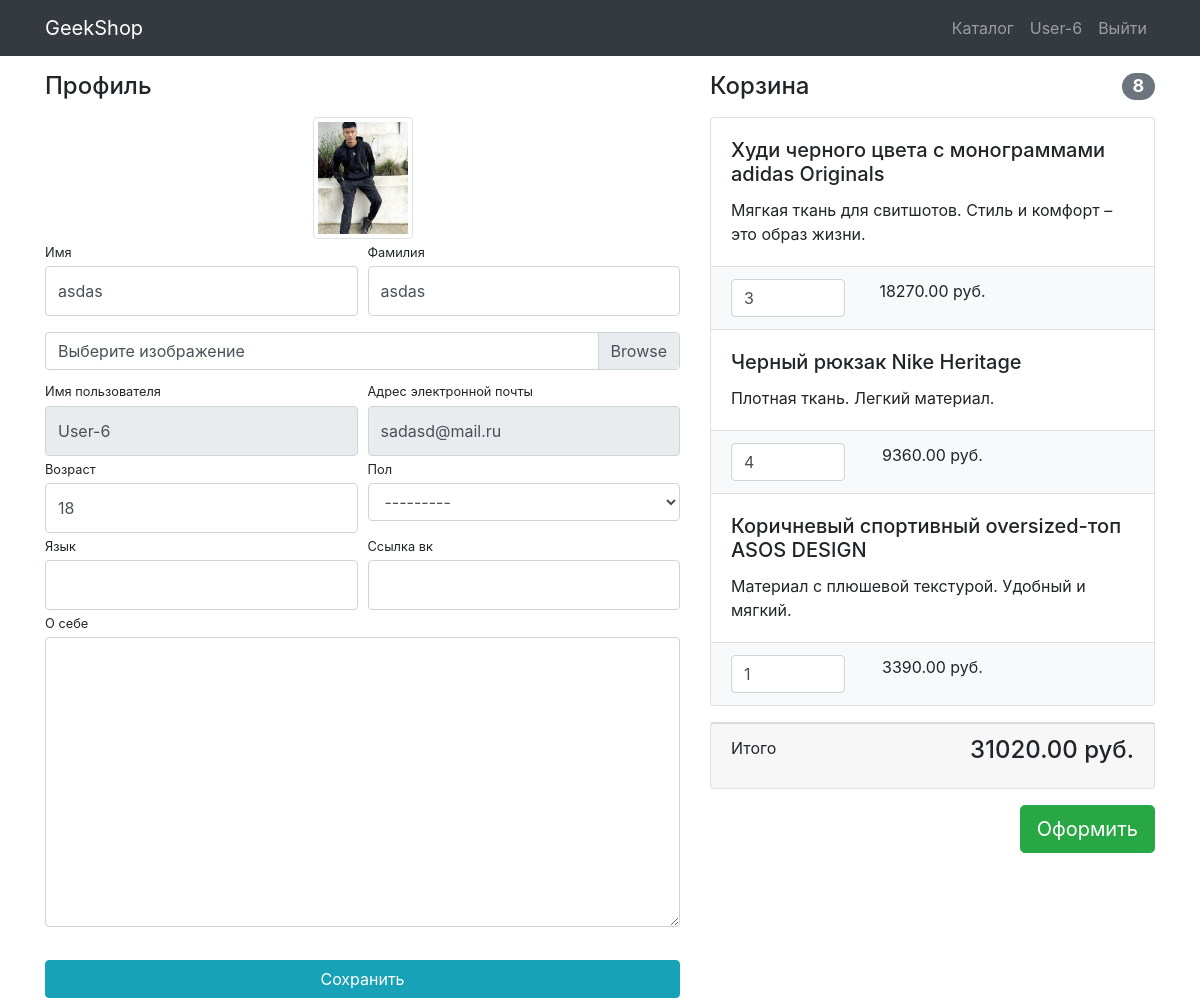
Screenshot of /users/profile/ (signed in) with the database file from the repository.
### users/models.py (models this page shows, shortened)
class NormalUser(AbstractUser):
	image = models.ImageField(upload_to="users_images", blank=True)
	age = models.PositiveIntegerField(verbose_name="age", default=18)
	email = models.EmailField(verbose_name='email address', blank=True, unique=True)
	activation_key = models.CharField(max_length=128, blank=True)
	activation_key_expires = models.DateTimeField(auto_now_add=True, blank=True, null=True)

class UserProfile(models.Model):
	MALE = "M"
	FEMALE = "W"
	GENDER_CHOICES = ((MALE, "М"), (FEMALE, "Ж"))
	user = models.OneToOneField(NormalUser, unique=True, null=False, db_index=True, on_delete=models.CASCADE)
	tagline = models.CharField(verbose_name="тэги", max_length=128, blank=True)
	about_me = models.TextField(verbose_name="о себе", blank=True)
	gender = models.CharField(verbose_name="пол", choices=GENDER_CHOICES, blank=True, max_length=5)
	lang = models.CharField(verbose_name="язык", blank=True, max_length=300)
	vk_link = models.CharField(verbose_name="ссылка вк", blank=True, max_length=300)

### baskets/models.py (models this page shows, shortened)
class Basket(models.Model):
	user = models.ForeignKey(NormalUser, on_delete=models.CASCADE)
	product = models.ForeignKey(Product, on_delete=models.CASCADE)
	quantity = models.PositiveIntegerField(default=0)
	created_at = models.TimeField(auto_now_add=True)
	updated_at = models.TimeField(auto_now=True)
	def sum(self):
		return self.product.price * self.quantity
	def general_quantity(self):
		total_count = 0
		for basket in Basket.objects.filter(user=self.user):
			total_count += basket.quantity
		return total_count
	def total_cost(self):
		total_sum = 0
		for basket in Basket.objects.filter(user=self.user):
			total_sum += basket.sum()
		return total_sum

### products/models.py (models this page shows, shortened)
class Product(models.Model):
	name = models.CharField(max_length=65, unique=True)
	image = models.ImageField(upload_to="products_images", blank=True)
	description = models.TextField(blank=True)
	price = models.DecimalField(max_digits=8, decimal_places=2)
	quantity = models.PositiveIntegerField(default=0)
	category = models.ForeignKey(ProductCategory, on_delete=models.CASCADE)

### users/views.py (the view)
# urls.py: path("profile/", profile, name="profile"),
@login_required
def profile(request):
	context = {"title": "GeekShop - профиль"}
	if request.method == "POST":
		profile_form = UserProfileForm(data=request.POST, files=request.FILES, instance=request.user)
		second_profile_form = UserProfileEditForm(data=request.POST, instance=request.user.userprofile)
		if profile_form.is_valid() and second_profile_form.is_valid():
			profile_form.save()
			messages.success(request, "Изменения внесены")
			return HttpResponseRedirect(reverse('users:profile'))
	else:
		profile_form = UserProfileForm(instance=request.user)
		second_profile_form = UserProfileEditForm(instance=request.user.userprofile)
	context["form"] = profile_form
	context["second_form"] = second_profile_form
	return render(request, "users/profile.html", context)

### users/forms.py
class UserProfileForm(UserChangeForm):
	username = forms.CharField(widget=forms.TextInput(attrs={"class": "form-control py-4", "readonly": True}))
	email = forms.EmailField(widget=forms.EmailInput(attrs={"class": "form-control py-4", "readonly": True}))
	first_name = forms.CharField(widget=forms.TextInput(attrs={"class": "form-control py-4", "placeholder": "Введите имя"}))
	last_name = forms.CharField(widget=forms.TextInput(attrs={"class": "form-control py-4", "placeholder": "Введите фамилию"}))
	image = forms.ImageField(widget=forms.FileInput(attrs={"class": "custom-file-input"}), required=False)
	age = forms.IntegerField(widget=forms.NumberInput(attrs={"class": "form-control py-4"}), required=False)
	class Meta:
		model = NormalUser
		fields = ("username", "email", "first_name", "last_name", "image", "age")

class UserProfileEditForm(forms.ModelForm):
	class Meta:
		model = UserProfile
		fields = ("tagline", "gender", "about_me", "lang", "vk_link")
	def __init__(self, *args, **kwargs):
		super(UserProfileEditForm, self).__init__(*args, **kwargs)
		for field_name, field in self.fields.items():
			if field_name != "gender":
				field.widget.attrs["class"] = "form-control py-4"
			else:
				field.widget.attrs["class"] = "form-control"

### products/context_processors.py (called while the page is built)
def basket(request):
	basket_list = []
	if request.user.is_authenticated:
		basket_list = Basket.objects.filter(user=request.user)
	return {"baskets": basket_list}

### users/templates/users/profile.html (shortened to what this page needs)
{% extends "products/base.html" %}
{% load static %}
{% block css %}
<link href="{% static '/css/profile.css' %}" rel="stylesheet">
{% endblock %}
{% block content %}
<div class="container">
    <div class="row">
        <div class="col-lg-7">
            <h4 class="mt-3 mb-3">Профиль</h4>
            <div class="col-lg-12 text-center">
                <img width="100" height="100"
                     src="{% if user.image %} {{ user.image.url }} {% else %} {% static 'vendor/img/users/default_avatar.jpg' %} {% endif %}"
                     class="img-thumbnail">
            </div>
            <form action="{% url 'users:profile' %}" method="POST" enctype="multipart/form-data">
                <div class="form-row">
                    <div class="col-lg-6">
                        <div class="form-group">
                            <label class="small mb-1" for="{{ form.first_name.id_for_label }}">Имя</label>
                            {{ form.first_name }}
                        </div>
                    </div>
                    <div class="col-lg-6">
                        <div class="form-group">
                            <label class="small mb-1" for="{{ form.last_name.id_for_label }}">Фамилия</label>
                            {{ form.last_name }}
                        </div>
                    </div>
                </div>
                <div class="form-row mb-2">
                    <div class="col-lg-12">
                        <div class="custom-file">
                            <label class="custom-file-label" for="{{ form.image.id_for_label }}">Выберите
                                изображение</label>
                        </div>
                    </div>
                </div>
                <div class="form-row">
                    <div class="col-lg-6">
                        <label class="small mb-1" for="{{ form.username.id_for_label }}">Имя пользователя</label>
                        {{ form.username }}
                    </div>
                    <div class="col-lg-6">
                        <label class="small mb-1" for="{{ form.email.id_for_label }}">Адрес электронной
                            почты</label>
                        {{ form.email }}
                    </div>
                </div>
                <div class="form-row">
                    <div class="col-lg-6">
                        <label class="small mb-1" for="{{ form.age.id_for_label }}">Возраст</label>
                        {{ form.age }}
                    </div>
                    <div class="col-lg-6">
                        <label class="small mb-1" for="{{ second_form.gender.id_for_label }}">Пол</label>
                        {{ second_form.gender }}
                    </div>
                </div>
                <div class="form-row">
                    <div class="col-lg-6">
                        <label class="small mb-1" for="{{ second_form.lang.id_for_label }}">Язык</label>
                        {{ second_form.lang }}
                    </div>
                    <div class="col-lg-6">
                        <label class="small mb-1" for="{{ second_form.vk_link.id_for_label }}">Ссылка вк</label>
                        {{ second_form.vk_link }}
                    </div>
                </div>
                <div class="form-row">
                    <div class="col-lg-12">
                        <label class="small mb-1" for="{{ second_form.about_me.id_for_label }}">О себе</label>
                        {{ second_form.about_me }}
                    </div>
                </div>
                <div class="form-row">
                    <div class="col-lg-12" style="margin-top: 33px;">
                        <input class="btn btn-info btn-block" type="submit" value="Сохранить">
                    </div>
                </div>
            </form>
        </div>
        <div class="col-lg-5">
            {% include 'baskets/basket.html' %}
        </div>
    </div>
</div>
{% endblock %}

### products/templates/products/base.html (shortened to what this page needs)
{% load static %}
<!DOCTYPE html>
<html lang="en">
<head>
    <link href= "{% static '/vendor/bootstrap/css/bootstrap.min.css'%}" rel="stylesheet">
    {% block css %}{% endblock %}
</head>
<body>
<nav class="navbar navbar-expand-lg navbar-dark bg-dark fixed-top">
    <div class="container">
        <a class="navbar-brand" href="{% url 'index' %}">GeekShop</a>
        <div class="collapse navbar-collapse" id="navbarResponsive">
            <ul class="navbar-nav ml-auto">
                <li class="nav-item">
                    <a class="nav-link" href="{% url 'products:index' %}">Каталог  </a>
                </li>
                {% if not user.is_authenticated %}
                    <li class="nav-item">
                        <a class="nav-link" href="{% url 'users:login' %}">Войти <i class="fas fa-sign-in-alt"></i></a>
                    </li>
                {% else %}
                    <li class="nav-item">
                        <a class="nav-link" href="{% url 'users:profile' %}">{{ user.username }}
                        </a>
                    </li>
                    <li class="nav-item">
                        <a class="nav-link" href="{% url 'users:logout' %}">Выйти </a>
                    </li>
                {% endif %}
            </ul>
        </div>
    </div>
</nav>
{% block content %}
{% endblock %}
</body>
</html>

### baskets/templates/baskets/basket.html (shortened to what this page needs)
<div class="basket_list">
    {% if baskets %}
    <h4 class="mt-3 mb-3 d-flex justify-content-between align-items-center mb-3">
        Корзина <span class="badge badge-secondary badge-pill">{{ baskets.0.general_quantity }}</span>
    </h4>
    <div class="card mb-3">
        {% for basket in baskets %}
        <div class="card-body">
            <h5 class="card-title">{{ basket.product.name }}</h5>
            <p class="card-text">{{ basket.product.description }}</p>
        </div>
        <ul class="list-group list-group-flush">
            <li class="list-group-item bg-light">
                <div class="row text-center">
                    <div class="col-lg-4">
                        <input name="{{ basket.id }}" type="number" class="form-control"
                               value="{{ basket.quantity }}" min="1">
                    </div>
                    <div class="col-lg-4">{{ basket.sum }} руб.</div>
                    <div class="col-lg-4">
                    </div>
                </div>
            </li>
        </ul>
        {% endfor %}
    </div>
    <div class="card mb-3">
        <div class="card-footer">
            <p class="float-left">Итого</p>
            <h4 class="float-right">{{ baskets.0.total_cost }} руб.</h4>
        </div>
    </div>
    <button type="button" class="btn btn-success btn-lg float-right">Оформить</button>
    {% else %}
    <h4 class="mt-3 mb-3 text-center">
        Корзина пуста
    </h4>
    {% endif %}
</div>

### static/css/profile.css (style rules this page uses)
body { padding-top: 56px; }

### rows the page displays
NormalUser: username "User-6", image (picture), first_name "asdas", last_name "asdas", email "sadasd@mail.ru", age "18"
UserProfile: gender "---------"
Basket: user+quantity "8", product.name "Худи черного цвета с монограммами adidas Originals", product.description "Мягкая ткань для свитшотов. Стиль и комфорт – это образ жизни.", quantity "3", sum "18270.00", user+product+quantity "31020.00"
Basket: product.name "Черный рюкзак Nike Heritage", product.description "Плотная ткань. Легкий материал.", quantity "4", sum "9360.00"
Basket: product.name "Коричневый спортивный oversized-топ ASOS DESIGN", product.description "Материал с плюшевой текстурой. Удобный и мягкий.", quantity "1", sum "3390.00"
